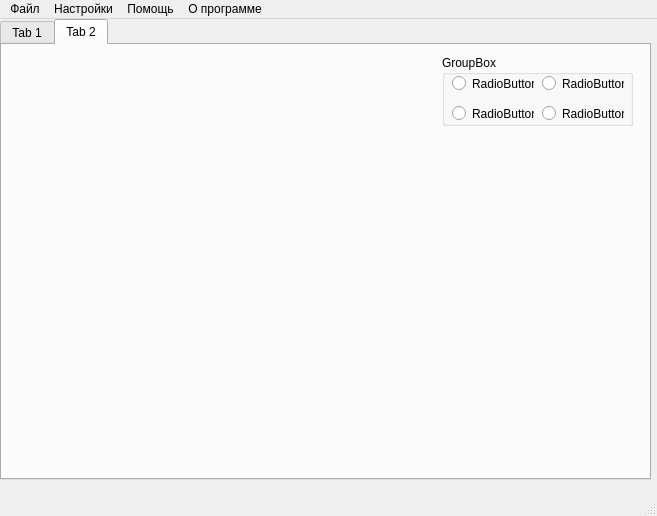
<?xml version="1.0" encoding="UTF-8"?>
<ui version="4.0">
 <class>MainWindow</class>
 <widget class="QMainWindow" name="MainWindow">
  <property name="geometry">
   <rect>
    <x>0</x>
    <y>0</y>
    <width>657</width>
    <height>516</height>
   </rect>
  </property>
  <property name="windowTitle">
   <string>Спектры</string>
  </property>
  <property name="windowIcon">
   <iconset>
    <normaloff>visspec.png</normaloff>visspec.png</iconset>
  </property>
  <widget class="QWidget" name="centralwidget">
   <widget class="QTabWidget" name="tabWidget">
    <property name="geometry">
     <rect>
      <x>0</x>
      <y>0</y>
      <width>651</width>
      <height>461</height>
     </rect>
    </property>
    <property name="currentIndex">
     <number>1</number>
    </property>
    <widget class="QWidget" name="tab">
     <attribute name="title">
      <string>Tab 1</string>
     </attribute>
     <widget class="QListView" name="listView">
      <property name="geometry">
       <rect>
        <x>0</x>
        <y>0</y>
        <width>651</width>
        <height>441</height>
       </rect>
      </property>
     </widget>
    </widget>
    <widget class="QWidget" name="tab_2">
     <attribute name="title">
      <string>Tab 2</string>
     </attribute>
     <widget class="QGroupBox" name="groupBox">
      <property name="geometry">
       <rect>
        <x>440</x>
        <y>10</y>
        <width>191</width>
        <height>71</height>
       </rect>
      </property>
      <property name="title">
       <string>GroupBox</string>
      </property>
      <widget class="QRadioButton" name="radioButton">
       <property name="geometry">
        <rect>
         <x>10</x>
         <y>20</y>
         <width>82</width>
         <height>17</height>
        </rect>
       </property>
       <property name="text">
        <string>RadioButton</string>
       </property>
      </widget>
      <widget class="QRadioButton" name="radioButton_2">
       <property name="geometry">
        <rect>
         <x>100</x>
         <y>20</y>
         <width>82</width>
         <height>17</height>
        </rect>
       </property>
       <property name="text">
        <string>RadioButton</string>
       </property>
      </widget>
      <widget class="QRadioButton" name="radioButton_3">
       <property name="geometry">
        <rect>
         <x>10</x>
         <y>50</y>
         <width>82</width>
         <height>17</height>
        </rect>
       </property>
       <property name="text">
        <string>RadioButton</string>
       </property>
      </widget>
      <widget class="QRadioButton" name="radioButton_4">
       <property name="geometry">
        <rect>
         <x>100</x>
         <y>50</y>
         <width>82</width>
         <height>17</height>
        </rect>
       </property>
       <property name="text">
        <string>RadioButton</string>
       </property>
      </widget>
     </widget>
    </widget>
   </widget>
  </widget>
  <widget class="QMenuBar" name="menubar">
   <property name="geometry">
    <rect>
     <x>0</x>
     <y>0</y>
     <width>657</width>
     <height>21</height>
    </rect>
   </property>
   <widget class="QMenu" name="menuFile">
    <property name="title">
     <string>Файл</string>
    </property>
    <addaction name="actionOpen_Image_Data_File"/>
    <addaction name="actionSave_Binary_Data"/>
    <addaction name="separator"/>
    <addaction name="actionExit"/>
   </widget>
   <widget class="QMenu" name="menuOptions">
    <property name="title">
     <string>Настройки</string>
    </property>
    <widget class="QMenu" name="menuInterpolator">
     <property name="title">
      <string>Интерполятор</string>
     </property>
     <addaction name="action_2"/>
     <addaction name="action_3"/>
     <addaction name="separator"/>
     <addaction name="action_5"/>
    </widget>
    <addaction name="menuInterpolator"/>
   </widget>
   <widget class="QMenu" name="menu_2">
    <property name="title">
     <string>Помощь</string>
    </property>
   </widget>
   <widget class="QMenu" name="menu_3">
    <property name="title">
     <string>О программе</string>
    </property>
   </widget>
   <addaction name="menuFile"/>
   <addaction name="menuOptions"/>
   <addaction name="menu_2"/>
   <addaction name="menu_3"/>
  </widget>
  <widget class="QStatusBar" name="statusbar"/>
  <action name="actionOpen_Image_Data_File">
   <property name="text">
    <string>Открыть</string>
   </property>
  </action>
  <action name="actionSave_Binary_Data">
   <property name="text">
    <string>Сохранить</string>
   </property>
  </action>
  <action name="actionExit">
   <property name="text">
    <string>Выход</string>
   </property>
  </action>
  <action name="action_1">
   <property name="text">
    <string>Суммирование по столбцам</string>
   </property>
  </action>
  <action name="action">
   <property name="text">
    <string>Интерполятор</string>
   </property>
  </action>
  <action name="action_2">
   <property name="text">
    <string>Линейная интерполяция</string>
   </property>
  </action>
  <action name="action_3">
   <property name="text">
    <string>Двойной Ланшоц</string>
   </property>
  </action>
  <action name="action_5">
   <property name="text">
    <string>Количество промежуточных точек</string>
   </property>
  </action>
 </widget>
 <resources/>
 <connections/>
</ui>
